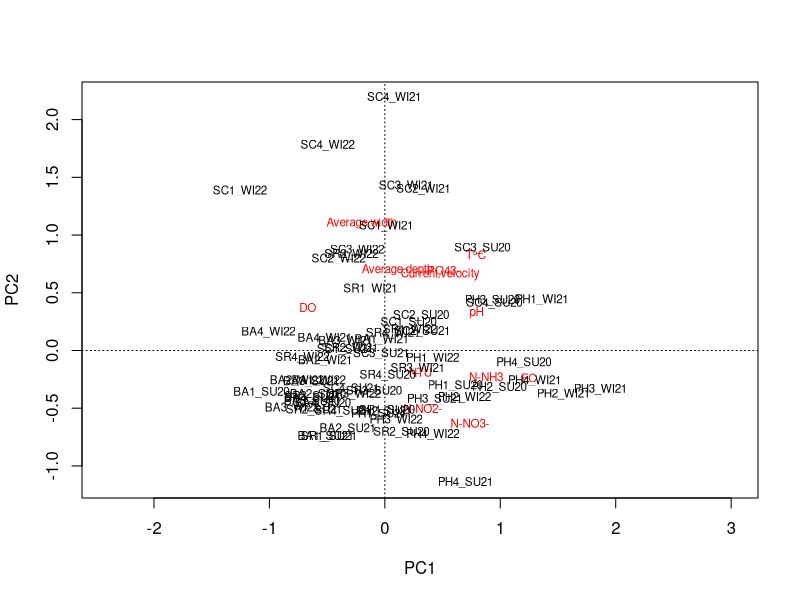
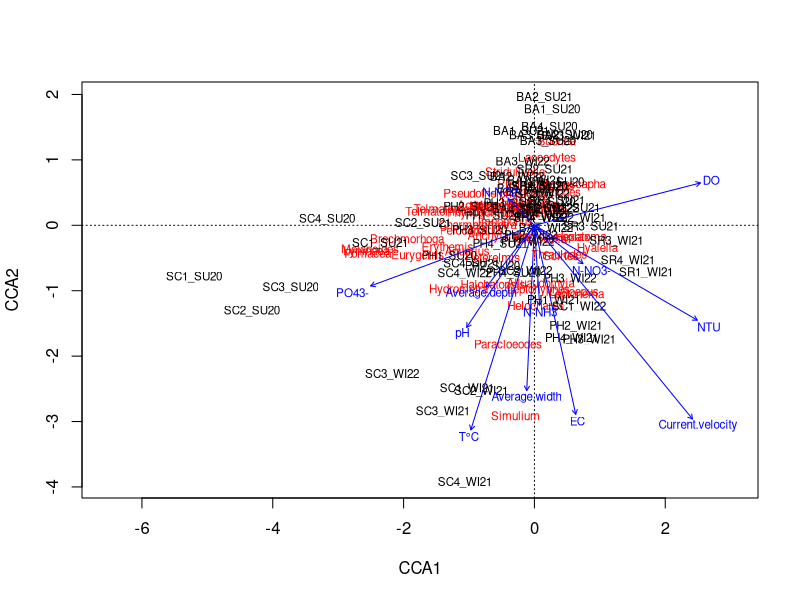
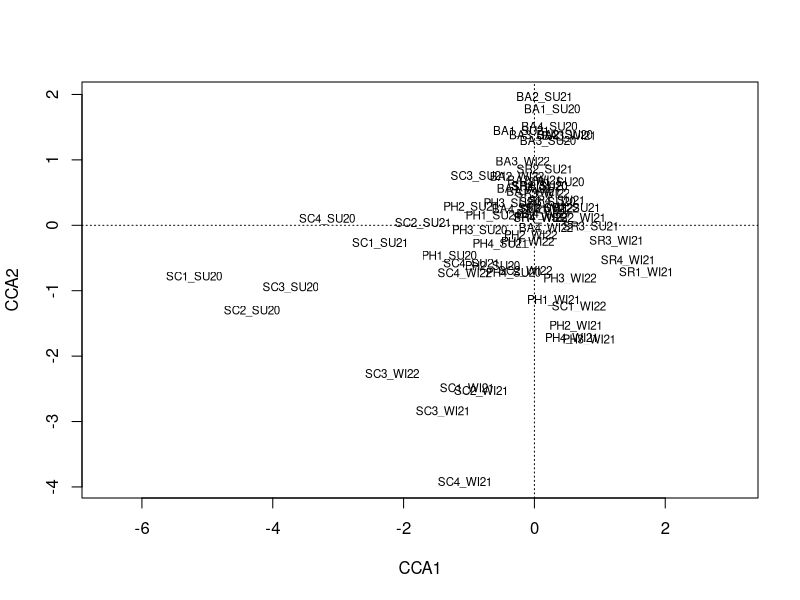
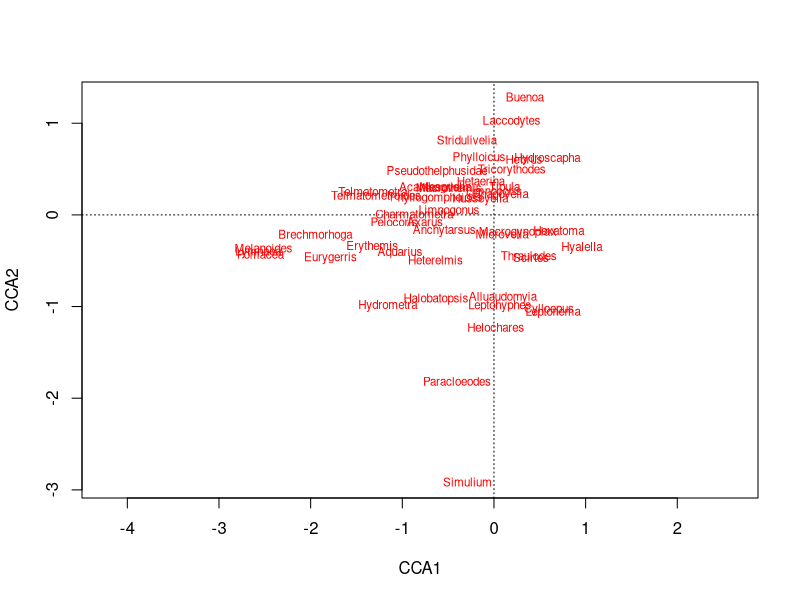
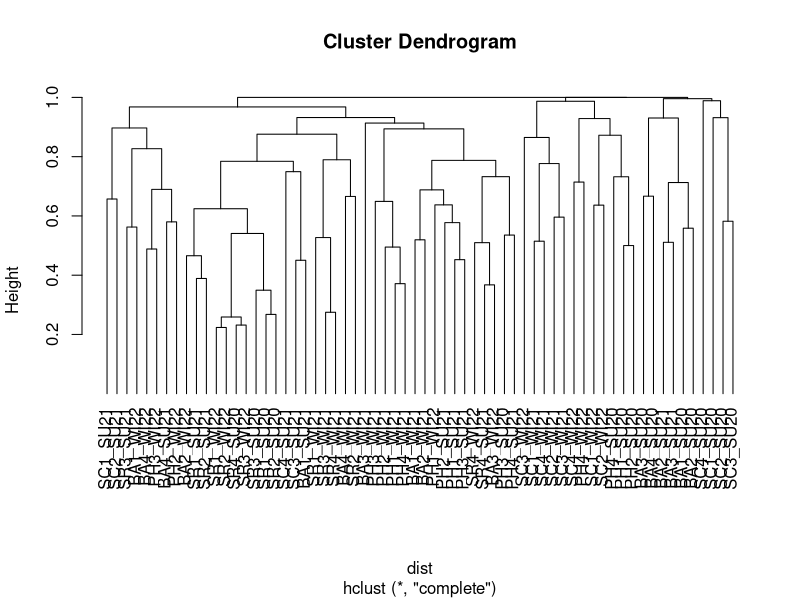
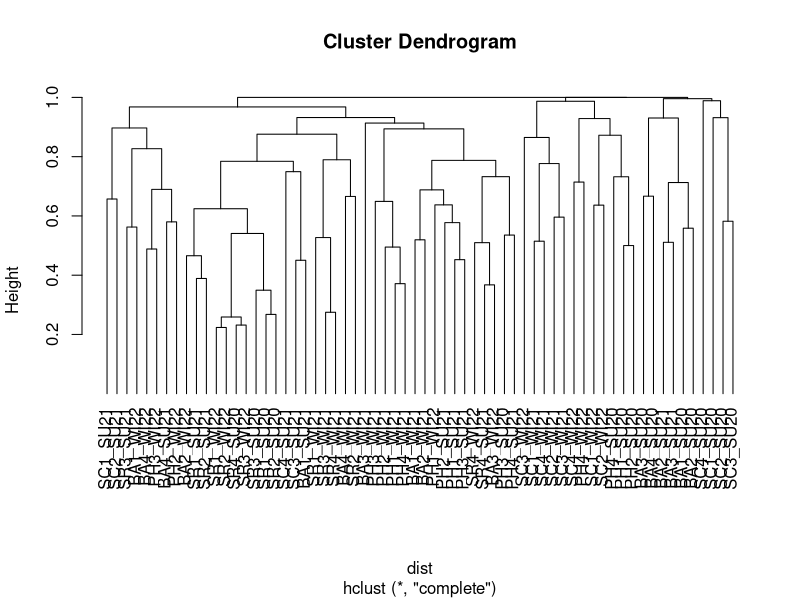
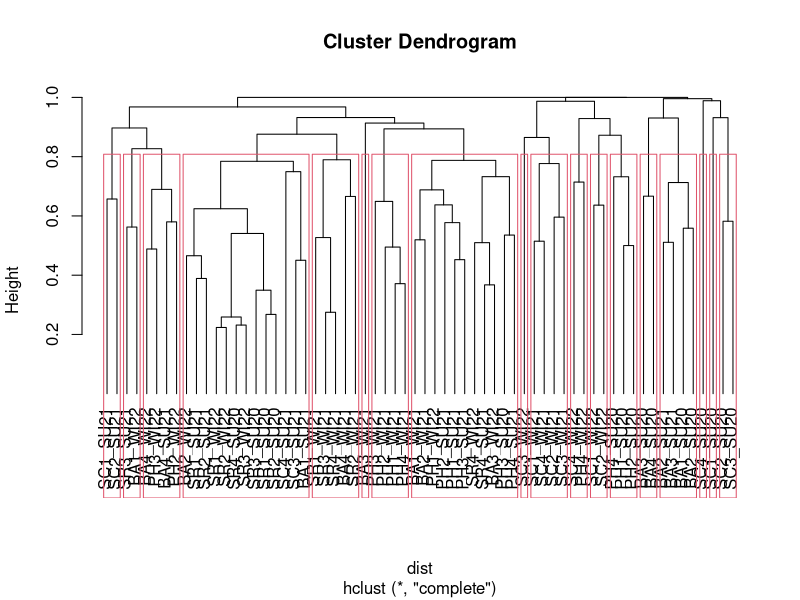
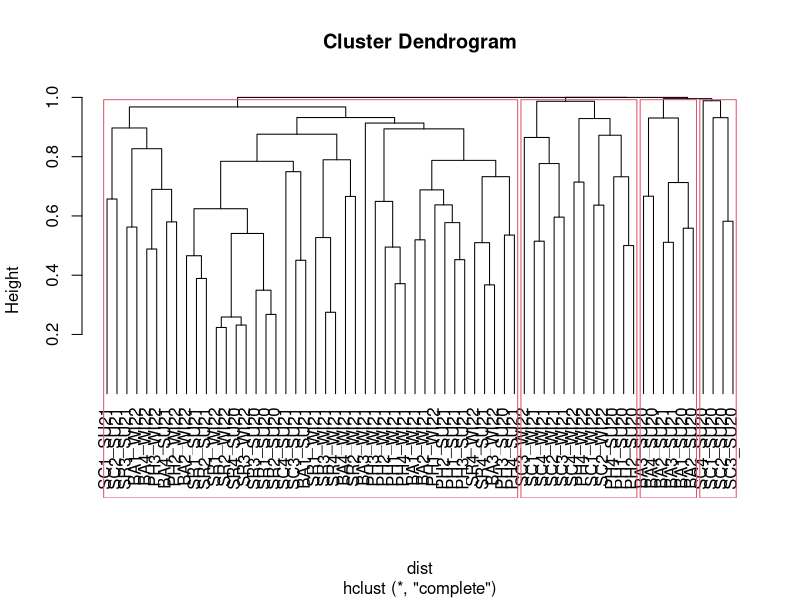

Recreate these plots in R, in order.
## ---- chunk 1
#| echo: true

library(openxlsx)
com <- read.xlsx("data/Wilson_Latorre/Data_multi_bio_R_course.xlsx", sheet = 1, rowNames = TRUE)
head(com)

env <- read.xlsx("data/Wilson_Latorre/Data_multi_env_R_course.xlsx", sheet = 1, rowNames = TRUE)
head(env)

## ---- chunk 2
#| echo: true

pres <- ifelse(com > 0, 1, 0)
head(pres)
## ---- chunk 3
#| echo: true

apply(com, MARGIN = 2, FUN = sum)
species_abundance <- apply(com, MARGIN = 2, FUN = sum)

which(species_abundance < 5)
## ---- chunk 4
#| echo: true

env <- scale(env)
head(env)
## ---- chunk 5
#| echo: true
#| output: false

#install.packages("vegan")
library(vegan)
## ---- chunk 6
#| echo: true

library(vegan)
com_pca <- rda(com)
summary(com_pca)
## ---- chunk 7
#| echo: true

env_pca <- rda(env)
summary(env_pca)
## ---- chunk 8
#| echo: true

summary(env_pca)

env_pca$CA$v
## ---- chunk 9
#| echo: true

plot(env_pca)
## ---- chunk 10
#| echo: true

com_rda <- rda(com, env)
summary(com_rda)
## ---- chunk 11
#| echo: true

com_ca <- cca(com)
summary(com_ca)
## ---- chunk 12
#| echo: true

com_dca <- decorana(com)
summary(com_dca)
## ---- chunk 13
#| echo: true

com_cca <- cca(com, env)
summary(com_cca)
## ---- chunk 14
#| echo: true

com_hel <- decostand(com, 'hellinger')

com_tbpca <- rda(com_hel)
summary(com_tbpca)
## ---- chunk 15
#| echo: true

com_tbrda <- rda(com_hel, env)
summary(com_tbrda)
## ---- chunk 16
#| echo: true

plot(com_cca)
## ---- chunk 17
#| echo: true

plot(com_cca, display = "sites")
plot(com_cca, display = "species")
## ---- chunk 18
#| echo: true

dist <- vegdist(com)
dist
## ---- chunk 19
#| echo: true

dist <- vegdist(com, method="euclidean")
dist <- vegdist(com, method="bray")
dist <- vegdist(com, method="jaccard")
head(dist)
## ---- chunk 20
#| echo: true

hc <- hclust(dist)
hc
## ---- chunk 21
#| echo: true

hc <- hclust(dist, method="single")
hc <- hclust(dist, method="centroid")
hc <- hclust(dist, method="average")
hc <- hclust(dist, method="complete")
hc
## ---- chunk 22
#| echo: true

plot(hc, hang=-1)
## ---- chunk 23
#| echo: false

plot(hc, hang=-1)
## ---- chunk 24
#| echo: true

plot(hc, hang=-1) 
rect.hclust(hc, h=0.8)
## ---- chunk 25
#| echo: true

plot(hc, hang=-1)
rect.hclust(hc, k=4)
## ---- chunk 26
#| echo: true

grp <- cutree(hc, h=0.7)
grp <- cutree(hc, k=4)
grp
## ---- chunk 27
#| echo: true

plot(com_cca, display="sites")
ordihull(com_cca, grp, lty=2, col="red")
## ---- chunk 28
#| echo: true

plot(com_cca, display="sites")
ordispider(com_cca, grp, lty=2, col="red")
## ---- chunk 29
#| echo: true

plot(com_cca, display="sites")
ordiellipse(com_cca, grp, lty=2, col="red")
